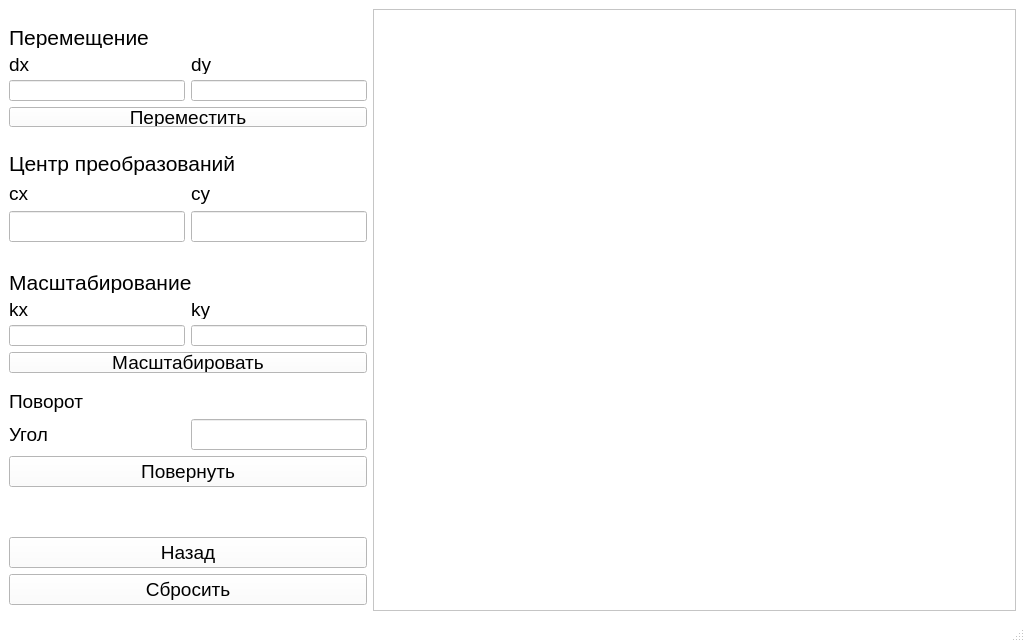
<?xml version="1.0" encoding="UTF-8"?>
<ui version="4.0">
 <class>MainWindow</class>
 <widget class="QMainWindow" name="MainWindow">
  <property name="enabled">
   <bool>true</bool>
  </property>
  <property name="geometry">
   <rect>
    <x>0</x>
    <y>0</y>
    <width>1025</width>
    <height>642</height>
   </rect>
  </property>
  <property name="sizePolicy">
   <sizepolicy hsizetype="Preferred" vsizetype="Preferred">
    <horstretch>0</horstretch>
    <verstretch>0</verstretch>
   </sizepolicy>
  </property>
  <property name="palette">
   <palette>
    <active>
     <colorrole role="WindowText">
      <brush brushstyle="SolidPattern">
       <color alpha="255">
        <red>0</red>
        <green>0</green>
        <blue>0</blue>
       </color>
      </brush>
     </colorrole>
     <colorrole role="Button">
      <brush brushstyle="SolidPattern">
       <color alpha="255">
        <red>255</red>
        <green>255</green>
        <blue>255</blue>
       </color>
      </brush>
     </colorrole>
     <colorrole role="Light">
      <brush brushstyle="SolidPattern">
       <color alpha="255">
        <red>255</red>
        <green>255</green>
        <blue>255</blue>
       </color>
      </brush>
     </colorrole>
     <colorrole role="Midlight">
      <brush brushstyle="SolidPattern">
       <color alpha="255">
        <red>255</red>
        <green>255</green>
        <blue>255</blue>
       </color>
      </brush>
     </colorrole>
     <colorrole role="Dark">
      <brush brushstyle="SolidPattern">
       <color alpha="255">
        <red>127</red>
        <green>127</green>
        <blue>127</blue>
       </color>
      </brush>
     </colorrole>
     <colorrole role="Mid">
      <brush brushstyle="SolidPattern">
       <color alpha="255">
        <red>170</red>
        <green>170</green>
        <blue>170</blue>
       </color>
      </brush>
     </colorrole>
     <colorrole role="Text">
      <brush brushstyle="SolidPattern">
       <color alpha="255">
        <red>0</red>
        <green>0</green>
        <blue>0</blue>
       </color>
      </brush>
     </colorrole>
     <colorrole role="BrightText">
      <brush brushstyle="SolidPattern">
       <color alpha="255">
        <red>255</red>
        <green>255</green>
        <blue>255</blue>
       </color>
      </brush>
     </colorrole>
     <colorrole role="ButtonText">
      <brush brushstyle="SolidPattern">
       <color alpha="255">
        <red>0</red>
        <green>0</green>
        <blue>0</blue>
       </color>
      </brush>
     </colorrole>
     <colorrole role="Base">
      <brush brushstyle="SolidPattern">
       <color alpha="255">
        <red>255</red>
        <green>255</green>
        <blue>255</blue>
       </color>
      </brush>
     </colorrole>
     <colorrole role="Window">
      <brush brushstyle="SolidPattern">
       <color alpha="255">
        <red>255</red>
        <green>255</green>
        <blue>255</blue>
       </color>
      </brush>
     </colorrole>
     <colorrole role="Shadow">
      <brush brushstyle="SolidPattern">
       <color alpha="255">
        <red>0</red>
        <green>0</green>
        <blue>0</blue>
       </color>
      </brush>
     </colorrole>
     <colorrole role="AlternateBase">
      <brush brushstyle="SolidPattern">
       <color alpha="255">
        <red>255</red>
        <green>255</green>
        <blue>255</blue>
       </color>
      </brush>
     </colorrole>
     <colorrole role="ToolTipBase">
      <brush brushstyle="SolidPattern">
       <color alpha="255">
        <red>255</red>
        <green>255</green>
        <blue>220</blue>
       </color>
      </brush>
     </colorrole>
     <colorrole role="ToolTipText">
      <brush brushstyle="SolidPattern">
       <color alpha="255">
        <red>0</red>
        <green>0</green>
        <blue>0</blue>
       </color>
      </brush>
     </colorrole>
     <colorrole role="PlaceholderText">
      <brush brushstyle="SolidPattern">
       <color alpha="127">
        <red>0</red>
        <green>0</green>
        <blue>0</blue>
       </color>
      </brush>
     </colorrole>
     <colorrole role="Accent">
      <brush brushstyle="SolidPattern">
       <color alpha="255">
        <red>255</red>
        <green>255</green>
        <blue>255</blue>
       </color>
      </brush>
     </colorrole>
    </active>
    <inactive>
     <colorrole role="WindowText">
      <brush brushstyle="SolidPattern">
       <color alpha="255">
        <red>0</red>
        <green>0</green>
        <blue>0</blue>
       </color>
      </brush>
     </colorrole>
     <colorrole role="Button">
      <brush brushstyle="SolidPattern">
       <color alpha="255">
        <red>255</red>
        <green>255</green>
        <blue>255</blue>
       </color>
      </brush>
     </colorrole>
     <colorrole role="Light">
      <brush brushstyle="SolidPattern">
       <color alpha="255">
        <red>255</red>
        <green>255</green>
        <blue>255</blue>
       </color>
      </brush>
     </colorrole>
     <colorrole role="Midlight">
      <brush brushstyle="SolidPattern">
       <color alpha="255">
        <red>255</red>
        <green>255</green>
        <blue>255</blue>
       </color>
      </brush>
     </colorrole>
     <colorrole role="Dark">
      <brush brushstyle="SolidPattern">
       <color alpha="255">
        <red>127</red>
        <green>127</green>
        <blue>127</blue>
       </color>
      </brush>
     </colorrole>
     <colorrole role="Mid">
      <brush brushstyle="SolidPattern">
       <color alpha="255">
        <red>170</red>
        <green>170</green>
        <blue>170</blue>
       </color>
      </brush>
     </colorrole>
     <colorrole role="Text">
      <brush brushstyle="SolidPattern">
       <color alpha="255">
        <red>0</red>
        <green>0</green>
        <blue>0</blue>
       </color>
      </brush>
     </colorrole>
     <colorrole role="BrightText">
      <brush brushstyle="SolidPattern">
       <color alpha="255">
        <red>255</red>
        <green>255</green>
        <blue>255</blue>
       </color>
      </brush>
     </colorrole>
     <colorrole role="ButtonText">
      <brush brushstyle="SolidPattern">
       <color alpha="255">
        <red>0</red>
        <green>0</green>
        <blue>0</blue>
       </color>
      </brush>
     </colorrole>
     <colorrole role="Base">
      <brush brushstyle="SolidPattern">
       <color alpha="255">
        <red>255</red>
        <green>255</green>
        <blue>255</blue>
       </color>
      </brush>
     </colorrole>
     <colorrole role="Window">
      <brush brushstyle="SolidPattern">
       <color alpha="255">
        <red>255</red>
        <green>255</green>
        <blue>255</blue>
       </color>
      </brush>
     </colorrole>
     <colorrole role="Shadow">
      <brush brushstyle="SolidPattern">
       <color alpha="255">
        <red>0</red>
        <green>0</green>
        <blue>0</blue>
       </color>
      </brush>
     </colorrole>
     <colorrole role="AlternateBase">
      <brush brushstyle="SolidPattern">
       <color alpha="255">
        <red>255</red>
        <green>255</green>
        <blue>255</blue>
       </color>
      </brush>
     </colorrole>
     <colorrole role="ToolTipBase">
      <brush brushstyle="SolidPattern">
       <color alpha="255">
        <red>255</red>
        <green>255</green>
        <blue>220</blue>
       </color>
      </brush>
     </colorrole>
     <colorrole role="ToolTipText">
      <brush brushstyle="SolidPattern">
       <color alpha="255">
        <red>0</red>
        <green>0</green>
        <blue>0</blue>
       </color>
      </brush>
     </colorrole>
     <colorrole role="PlaceholderText">
      <brush brushstyle="SolidPattern">
       <color alpha="127">
        <red>0</red>
        <green>0</green>
        <blue>0</blue>
       </color>
      </brush>
     </colorrole>
     <colorrole role="Accent">
      <brush brushstyle="SolidPattern">
       <color alpha="255">
        <red>255</red>
        <green>255</green>
        <blue>255</blue>
       </color>
      </brush>
     </colorrole>
    </inactive>
    <disabled>
     <colorrole role="WindowText">
      <brush brushstyle="SolidPattern">
       <color alpha="255">
        <red>127</red>
        <green>127</green>
        <blue>127</blue>
       </color>
      </brush>
     </colorrole>
     <colorrole role="Button">
      <brush brushstyle="SolidPattern">
       <color alpha="255">
        <red>255</red>
        <green>255</green>
        <blue>255</blue>
       </color>
      </brush>
     </colorrole>
     <colorrole role="Light">
      <brush brushstyle="SolidPattern">
       <color alpha="255">
        <red>255</red>
        <green>255</green>
        <blue>255</blue>
       </color>
      </brush>
     </colorrole>
     <colorrole role="Midlight">
      <brush brushstyle="SolidPattern">
       <color alpha="255">
        <red>255</red>
        <green>255</green>
        <blue>255</blue>
       </color>
      </brush>
     </colorrole>
     <colorrole role="Dark">
      <brush brushstyle="SolidPattern">
       <color alpha="255">
        <red>127</red>
        <green>127</green>
        <blue>127</blue>
       </color>
      </brush>
     </colorrole>
     <colorrole role="Mid">
      <brush brushstyle="SolidPattern">
       <color alpha="255">
        <red>170</red>
        <green>170</green>
        <blue>170</blue>
       </color>
      </brush>
     </colorrole>
     <colorrole role="Text">
      <brush brushstyle="SolidPattern">
       <color alpha="255">
        <red>127</red>
        <green>127</green>
        <blue>127</blue>
       </color>
      </brush>
     </colorrole>
     <colorrole role="BrightText">
      <brush brushstyle="SolidPattern">
       <color alpha="255">
        <red>255</red>
        <green>255</green>
        <blue>255</blue>
       </color>
      </brush>
     </colorrole>
     <colorrole role="ButtonText">
      <brush brushstyle="SolidPattern">
       <color alpha="255">
        <red>127</red>
        <green>127</green>
        <blue>127</blue>
       </color>
      </brush>
     </colorrole>
     <colorrole role="Base">
      <brush brushstyle="SolidPattern">
       <color alpha="255">
        <red>255</red>
        <green>255</green>
        <blue>255</blue>
       </color>
      </brush>
     </colorrole>
     <colorrole role="Window">
      <brush brushstyle="SolidPattern">
       <color alpha="255">
        <red>255</red>
        <green>255</green>
        <blue>255</blue>
       </color>
      </brush>
     </colorrole>
     <colorrole role="Shadow">
      <brush brushstyle="SolidPattern">
       <color alpha="255">
        <red>0</red>
        <green>0</green>
        <blue>0</blue>
       </color>
      </brush>
     </colorrole>
     <colorrole role="AlternateBase">
      <brush brushstyle="SolidPattern">
       <color alpha="255">
        <red>255</red>
        <green>255</green>
        <blue>255</blue>
       </color>
      </brush>
     </colorrole>
     <colorrole role="ToolTipBase">
      <brush brushstyle="SolidPattern">
       <color alpha="255">
        <red>255</red>
        <green>255</green>
        <blue>220</blue>
       </color>
      </brush>
     </colorrole>
     <colorrole role="ToolTipText">
      <brush brushstyle="SolidPattern">
       <color alpha="255">
        <red>0</red>
        <green>0</green>
        <blue>0</blue>
       </color>
      </brush>
     </colorrole>
     <colorrole role="PlaceholderText">
      <brush brushstyle="SolidPattern">
       <color alpha="127">
        <red>127</red>
        <green>127</green>
        <blue>127</blue>
       </color>
      </brush>
     </colorrole>
     <colorrole role="Accent">
      <brush brushstyle="SolidPattern">
       <color alpha="255">
        <red>255</red>
        <green>255</green>
        <blue>255</blue>
       </color>
      </brush>
     </colorrole>
    </disabled>
   </palette>
  </property>
  <property name="windowTitle">
   <string>MainWindow</string>
  </property>
  <property name="windowOpacity">
   <double>0.000000000000000</double>
  </property>
  <property name="documentMode">
   <bool>false</bool>
  </property>
  <widget class="QWidget" name="centralwidget">
   <property name="minimumSize">
    <size>
     <width>720</width>
     <height>480</height>
    </size>
   </property>
   <layout class="QGridLayout" name="gridLayout_3">
    <item row="17" column="2">
     <spacer name="verticalSpacer_3">
      <property name="orientation">
       <enum>Qt::Orientation::Vertical</enum>
      </property>
      <property name="sizeHint" stdset="0">
       <size>
        <width>20</width>
        <height>40</height>
       </size>
      </property>
     </spacer>
    </item>
    <item row="3" column="2">
     <layout class="QGridLayout" name="gridLayout">
      <item row="3" column="2" colspan="2">
       <widget class="QPushButton" name="move_button">
        <property name="font">
         <font>
          <pointsize>14</pointsize>
         </font>
        </property>
        <property name="text">
         <string>Переместить</string>
        </property>
       </widget>
      </item>
      <item row="1" column="3">
       <widget class="QLabel" name="label_2">
        <property name="font">
         <font>
          <pointsize>14</pointsize>
         </font>
        </property>
        <property name="text">
         <string>dy</string>
        </property>
       </widget>
      </item>
      <item row="2" column="3">
       <widget class="QLineEdit" name="dy_line_edit">
        <property name="sizePolicy">
         <sizepolicy hsizetype="Ignored" vsizetype="Fixed">
          <horstretch>0</horstretch>
          <verstretch>0</verstretch>
         </sizepolicy>
        </property>
        <property name="font">
         <font>
          <pointsize>14</pointsize>
         </font>
        </property>
       </widget>
      </item>
      <item row="0" column="2" colspan="2">
       <widget class="QLabel" name="label_5">
        <property name="font">
         <font>
          <pointsize>16</pointsize>
         </font>
        </property>
        <property name="text">
         <string>Перемещение</string>
        </property>
       </widget>
      </item>
      <item row="2" column="2">
       <widget class="QLineEdit" name="dx_line_edit">
        <property name="sizePolicy">
         <sizepolicy hsizetype="Ignored" vsizetype="Fixed">
          <horstretch>0</horstretch>
          <verstretch>0</verstretch>
         </sizepolicy>
        </property>
        <property name="font">
         <font>
          <pointsize>14</pointsize>
         </font>
        </property>
        <property name="text">
         <string/>
        </property>
       </widget>
      </item>
      <item row="1" column="2">
       <widget class="QLabel" name="label">
        <property name="font">
         <font>
          <pointsize>14</pointsize>
         </font>
        </property>
        <property name="text">
         <string>dx</string>
        </property>
       </widget>
      </item>
     </layout>
    </item>
    <item row="5" column="2">
     <spacer name="verticalSpacer_5">
      <property name="orientation">
       <enum>Qt::Orientation::Vertical</enum>
      </property>
      <property name="sizeHint" stdset="0">
       <size>
        <width>20</width>
        <height>40</height>
       </size>
      </property>
     </spacer>
    </item>
    <item row="8" column="2">
     <spacer name="verticalSpacer">
      <property name="orientation">
       <enum>Qt::Orientation::Vertical</enum>
      </property>
      <property name="sizeHint" stdset="0">
       <size>
        <width>20</width>
        <height>40</height>
       </size>
      </property>
     </spacer>
    </item>
    <item row="15" column="2">
     <layout class="QGridLayout" name="gridLayout_4">
      <item row="3" column="0" colspan="2">
       <widget class="QPushButton" name="rotate_button">
        <property name="font">
         <font>
          <pointsize>14</pointsize>
         </font>
        </property>
        <property name="text">
         <string>Повернуть</string>
        </property>
       </widget>
      </item>
      <item row="2" column="1">
       <widget class="QLineEdit" name="angle_line_edit">
        <property name="sizePolicy">
         <sizepolicy hsizetype="Ignored" vsizetype="Fixed">
          <horstretch>0</horstretch>
          <verstretch>0</verstretch>
         </sizepolicy>
        </property>
        <property name="font">
         <font>
          <pointsize>14</pointsize>
         </font>
        </property>
       </widget>
      </item>
      <item row="0" column="0" colspan="2">
       <widget class="QLabel" name="label_13">
        <property name="font">
         <font>
          <pointsize>14</pointsize>
         </font>
        </property>
        <property name="text">
         <string>Поворот</string>
        </property>
       </widget>
      </item>
      <item row="2" column="0">
       <widget class="QLabel" name="label_12">
        <property name="sizePolicy">
         <sizepolicy hsizetype="Ignored" vsizetype="Preferred">
          <horstretch>0</horstretch>
          <verstretch>0</verstretch>
         </sizepolicy>
        </property>
        <property name="font">
         <font>
          <pointsize>14</pointsize>
         </font>
        </property>
        <property name="text">
         <string>Угол</string>
        </property>
       </widget>
      </item>
     </layout>
    </item>
    <item row="14" column="2">
     <spacer name="verticalSpacer_2">
      <property name="orientation">
       <enum>Qt::Orientation::Vertical</enum>
      </property>
      <property name="sizeHint" stdset="0">
       <size>
        <width>20</width>
        <height>40</height>
       </size>
      </property>
     </spacer>
    </item>
    <item row="20" column="2">
     <layout class="QGridLayout" name="gridLayout_5">
      <item row="2" column="0" colspan="2">
       <widget class="QPushButton" name="reset_button">
        <property name="font">
         <font>
          <pointsize>14</pointsize>
         </font>
        </property>
        <property name="text">
         <string>Сбросить</string>
        </property>
       </widget>
      </item>
      <item row="1" column="0" colspan="2">
       <widget class="QPushButton" name="back_button">
        <property name="font">
         <font>
          <pointsize>14</pointsize>
         </font>
        </property>
        <property name="text">
         <string>Назад</string>
        </property>
       </widget>
      </item>
     </layout>
    </item>
    <item row="21" column="2">
     <layout class="QVBoxLayout" name="verticalLayout_3"/>
    </item>
    <item row="12" column="2">
     <layout class="QGridLayout" name="gridLayout_2">
      <item row="1" column="0">
       <widget class="QLabel" name="label_6">
        <property name="font">
         <font>
          <pointsize>14</pointsize>
         </font>
        </property>
        <property name="text">
         <string>kx</string>
        </property>
       </widget>
      </item>
      <item row="4" column="0">
       <widget class="QLineEdit" name="kx_line_edit">
        <property name="enabled">
         <bool>true</bool>
        </property>
        <property name="sizePolicy">
         <sizepolicy hsizetype="Maximum" vsizetype="Fixed">
          <horstretch>0</horstretch>
          <verstretch>0</verstretch>
         </sizepolicy>
        </property>
        <property name="font">
         <font>
          <pointsize>14</pointsize>
         </font>
        </property>
       </widget>
      </item>
      <item row="0" column="0" colspan="3">
       <widget class="QLabel" name="label_4">
        <property name="font">
         <font>
          <pointsize>16</pointsize>
         </font>
        </property>
        <property name="text">
         <string>Масштабирование</string>
        </property>
       </widget>
      </item>
      <item row="1" column="1" colspan="2">
       <widget class="QLabel" name="label_7">
        <property name="font">
         <font>
          <pointsize>14</pointsize>
         </font>
        </property>
        <property name="text">
         <string>ky</string>
        </property>
       </widget>
      </item>
      <item row="8" column="0" colspan="3">
       <widget class="QPushButton" name="scale_button">
        <property name="sizePolicy">
         <sizepolicy hsizetype="Expanding" vsizetype="Fixed">
          <horstretch>0</horstretch>
          <verstretch>0</verstretch>
         </sizepolicy>
        </property>
        <property name="font">
         <font>
          <pointsize>14</pointsize>
         </font>
        </property>
        <property name="text">
         <string>Масштабировать</string>
        </property>
       </widget>
      </item>
      <item row="4" column="1" colspan="2">
       <widget class="QLineEdit" name="ky_line_edit">
        <property name="sizePolicy">
         <sizepolicy hsizetype="Minimum" vsizetype="Fixed">
          <horstretch>0</horstretch>
          <verstretch>0</verstretch>
         </sizepolicy>
        </property>
        <property name="font">
         <font>
          <pointsize>14</pointsize>
         </font>
        </property>
       </widget>
      </item>
     </layout>
    </item>
    <item row="0" column="3" rowspan="22">
     <widget class="QGraphicsView" name="graphics_view">
      <property name="sizePolicy">
       <sizepolicy hsizetype="Minimum" vsizetype="Preferred">
        <horstretch>1</horstretch>
        <verstretch>0</verstretch>
       </sizepolicy>
      </property>
      <property name="font">
       <font>
        <pointsize>14</pointsize>
       </font>
      </property>
     </widget>
    </item>
    <item row="7" column="2">
     <layout class="QGridLayout" name="gridLayout_6">
      <item row="3" column="1">
       <widget class="QLineEdit" name="cy_line_edit">
        <property name="sizePolicy">
         <sizepolicy hsizetype="Minimum" vsizetype="Fixed">
          <horstretch>0</horstretch>
          <verstretch>0</verstretch>
         </sizepolicy>
        </property>
        <property name="font">
         <font>
          <pointsize>14</pointsize>
         </font>
        </property>
       </widget>
      </item>
      <item row="2" column="1">
       <widget class="QLabel" name="label_9">
        <property name="font">
         <font>
          <pointsize>14</pointsize>
         </font>
        </property>
        <property name="text">
         <string>cy</string>
        </property>
       </widget>
      </item>
      <item row="3" column="0">
       <widget class="QLineEdit" name="cx_line_edit">
        <property name="sizePolicy">
         <sizepolicy hsizetype="Minimum" vsizetype="Fixed">
          <horstretch>0</horstretch>
          <verstretch>0</verstretch>
         </sizepolicy>
        </property>
        <property name="font">
         <font>
          <pointsize>14</pointsize>
         </font>
        </property>
       </widget>
      </item>
      <item row="2" column="0">
       <widget class="QLabel" name="label_8">
        <property name="font">
         <font>
          <pointsize>14</pointsize>
         </font>
        </property>
        <property name="text">
         <string>cx</string>
        </property>
       </widget>
      </item>
      <item row="1" column="0" colspan="2">
       <widget class="QLabel" name="label_3">
        <property name="font">
         <font>
          <pointsize>16</pointsize>
         </font>
        </property>
        <property name="text">
         <string>Центр преобразований</string>
        </property>
       </widget>
      </item>
     </layout>
    </item>
    <item row="18" column="2">
     <widget class="QLabel" name="center_label">
      <property name="font">
       <font>
        <pointsize>13</pointsize>
       </font>
      </property>
      <property name="text">
       <string/>
      </property>
     </widget>
    </item>
    <item row="19" column="2">
     <spacer name="verticalSpacer_4">
      <property name="orientation">
       <enum>Qt::Orientation::Vertical</enum>
      </property>
      <property name="sizeHint" stdset="0">
       <size>
        <width>20</width>
        <height>40</height>
       </size>
      </property>
     </spacer>
    </item>
   </layout>
  </widget>
  <widget class="QMenuBar" name="menubar">
   <property name="geometry">
    <rect>
     <x>0</x>
     <y>0</y>
     <width>1025</width>
     <height>23</height>
    </rect>
   </property>
  </widget>
  <widget class="QStatusBar" name="statusbar"/>
 </widget>
 <resources/>
 <connections/>
</ui>
